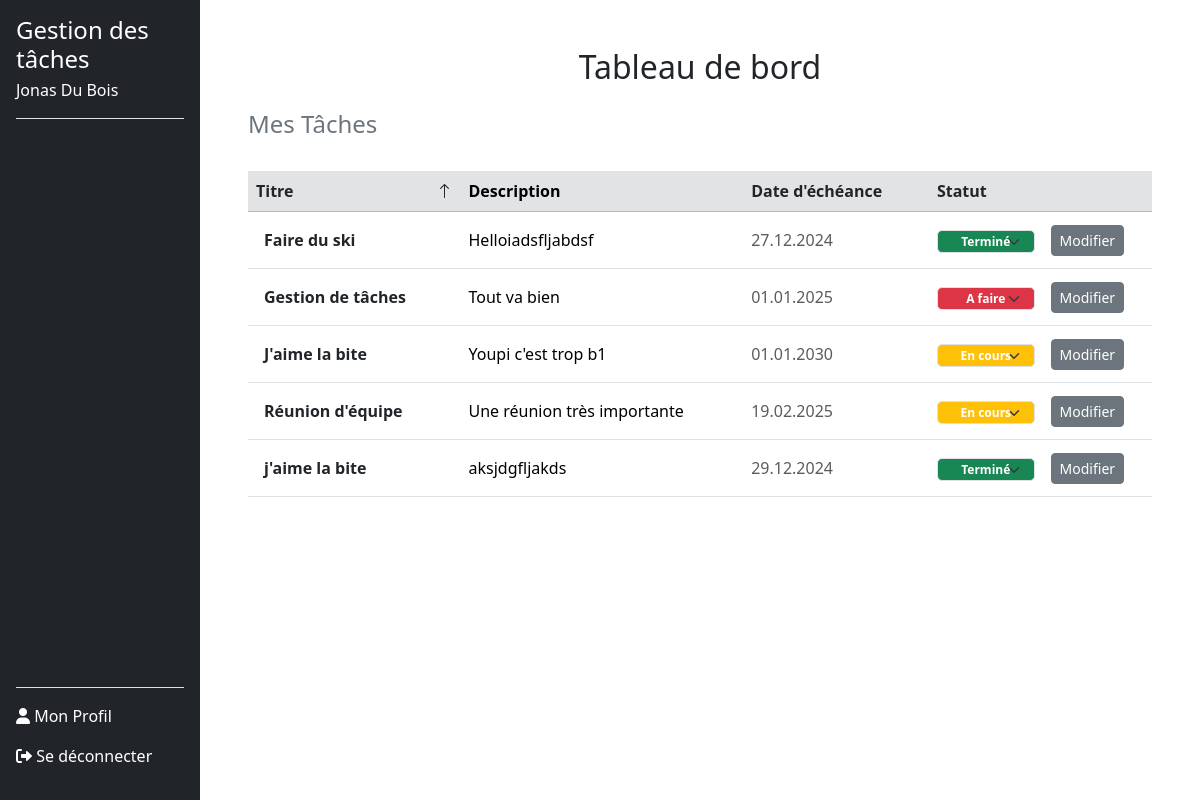
The page /dashboard.php?sort=title&order=ASC (signed in) on the database its author committed.
### tables this page shows
CREATE TABLE users (
        id INTEGER PRIMARY KEY AUTOINCREMENT,
        nom VARCHAR(120) NOT NULL,
        prenom VARCHAR(120) NOT NULL,
        email VARCHAR(120) NOT NULL UNIQUE,
        noTel VARCHAR(20) NOT NULL UNIQUE,
        motDePasse VARCHAR(255) NOT NULL,
        token VARCHAR(255) DEFAULT NULL,
        is_confirmed BOOLEAN DEFAULT 0
    );

CREATE TABLE tasks (
        id INTEGER PRIMARY KEY AUTOINCREMENT,
        userId INTEGER NOT NULL,
        titre TEXT NOT NULL,
        description TEXT DEFAULT NULL,
        dateEcheance DATE DEFAULT NULL,
        statut TEXT CHECK(statut IN ('a_faire', 'en_cours', 'termine')) DEFAULT 'a_faire',
        createdAt TIMESTAMP DEFAULT CURRENT_TIMESTAMP, 
        FOREIGN KEY (userId) REFERENCES users(id) ON DELETE CASCADE
    );

### src/dbManager/DbManagerCRUD.php (called while the page is built, shortened)
<?php
class DbManagerCRUD implements I_ApiCRUD
{
    private $db;
    public function __construct()
    {
        $config = parse_ini_file(__DIR__ . '/../config/db.ini');
        $dsn = $config['dsn'];
        $username = $config['username'];
        $password = $config['password'];
        $this->db = new \PDO($dsn, $username, $password);
    }
    public function rendPersonnes(string $email): array
    {
        $sql = "SELECT * FROM users WHERE email = :email;";
        $stmt = $this->db->prepare($sql);
        $stmt->bindParam(':email', $email, \PDO::PARAM_STR);
        try {
            $stmt->execute();
            $donnees = $stmt->fetchAll(\PDO::FETCH_ASSOC);
            $tabUsers = [];
            foreach ($donnees as $donneesUser) {
                $user = new Users(
                    $donneesUser["prenom"],
                    $donneesUser["nom"],
                    $donneesUser["email"],
                    $donneesUser["noTel"],
                    $donneesUser["motDePasse"],
                    $donneesUser["id"]
                );
                $tabUsers[] = $user;
            }
            return $tabUsers;
        } catch (\PDOException $e) {
            error_log("Erreur lors de la récupération des utilisateurs : " . $e->getMessage());
            return [];
        }
    }
    public function getTasksByUserIdSorted(int $userId, string $sortColumn = 'titre', string $order = 'ASC'): array
    {
        $validSortColumns = ['titre', 'dateEcheance', 'statut'];
        $validOrders = ['ASC', 'DESC'];
        if (!in_array($sortColumn, $validSortColumns)) {
            $sortColumn = 'titre';
        }
        try {
            $query = "
            SELECT t.id, t.titre, t.description, t.dateEcheance, t.statut, t.createdAt
            FROM tasks t
            JOIN task_users tu ON t.id = tu.taskId
            WHERE tu.userId = :userId
            ORDER BY $sortColumn $order
        ";
            $stmt = $this->db->prepare($query);
            $stmt->bindValue(':userId', $userId, \PDO::PARAM_INT);
            $stmt->execute();
            $tasks = [];
            while ($taskData = $stmt->fetch(\PDO::FETCH_ASSOC)) {
                $stmtUsers = $this->db->prepare("SELECT userId FROM task_users WHERE taskId = :taskId");
                $stmtUsers->bindValue(':taskId', $taskData['id']);
                $stmtUsers->execute();
                $userIds = $stmtUsers->fetchAll(\PDO::FETCH_COLUMN);
                $tasks[] = new Task(
                    $taskData['titre'],
                    $taskData['description'],
                    $userIds,
                    $taskData['dateEcheance'],
                    $taskData['statut'],
                    $taskData['id']
                );
            }
            return $tasks;
        } catch (\PDOException $e) {
            throw new \Exception('Erreur lors de la récupération des tâches triées : ' . $e->getMessage());
        }
    }
}

### Includes/functions.php (called while the page is built)
<?php
function getUserByEmail($email, $dbManager) {
    $userInfoArray = $dbManager->rendPersonnes($email);
    return !empty($userInfoArray) ? $userInfoArray[0] : null;
}
function getStatusBadgeClass(string $statut): string
{
    $badgeClasses = [
        'À faire' => 'bg-danger',
        'En cours' => 'bg-warning',
        'Terminé' => 'bg-success',
    ];
    return $badgeClasses[$statut] ?? 'bg-secondary';
}
function getSortOrder(string $column): string
{
    $currentOrder = $_GET['order'] ?? 'ASC';
    $currentSort = $_GET['sort'] ?? '';
    if ($currentSort === $column) {
        return $currentOrder === 'ASC' ? 'DESC' : 'ASC';
    }
    return 'ASC';
}
?>

### src/dbManager/Users.php (called while the page is built, shortened)
<?php
class Users {
    private $id;
    private $nom;
    private $prenom;
    public function __construct(string $prenom, string $nom, string $email, string $noTel, string $motDePasse ,int $id = 0) {
        $this->prenom = $prenom;
        $this->nom = $nom;
        $this->id = $id;
    }
    public function rendId(): int {
        return (int)$this->id;
    }
    public function rendPrenom(): string {
        return $this->prenom;
    }
    public function rendNom(): string {
        return $this->nom;
    }
}

### src/dbManager/Task.php (called while the page is built, shortened)
<?php
class Task
{
    private $titre;
    private $description;
    private $dateEcheance;
    private $statut;
    public function __construct(
        string $titre,
        string $description = null,
        array $userIds = null,
        string $dateEcheance = null,
        string $statut = 'a_faire',
        int $id = 0,
    ) {
        $this->titre = $titre;
        $this->description = $description;
        $this->dateEcheance = $dateEcheance;
        $this->statut = $statut;
    }
    private function isValidDate(string $date): bool
    {
        $d = DateTime::createFromFormat('Y-m-d', $date);
        return $d && $d->format('Y-m-d') === $date;
    }
    public function rendTitre(): string
    {
        return $this->titre;
    }
    public function rendDescription(): ?string
    {
        return $this->description;
    }
    public function getFormattedDateEcheance(): ?string
    {
        if ($this->dateEcheance) {
            $d = DateTime::createFromFormat('Y-m-d', $this->dateEcheance);
            return $d ? $d->format('d.m.Y') : null;
        }
        return null;
    }
    public function getFormattedStatut(): string
    {
        $statutTraduction = [
            'a_faire' => 'À faire',
            'en_cours' => 'En cours',
            'termine' => 'Terminé',
        ];
        return $statutTraduction[$this->statut] ?? 'Inconnu';
    }
}

### dashboard.php (the view, shortened to what this page needs)
<?php
require_once 'includes/functions.php';
$dbManager = new DbManagerCRUD();
$email = $_SESSION['email_user'] ?? null;
$userInfo = getUserByEmail($email, $dbManager);
$userId = $userInfo->rendId();
$sortColumn = $_GET['sort'] ?? 'title';
$order = $_GET['order'] ?? 'ASC';
$taches = $dbManager->getTasksByUserIdSorted($userId, $sortColumn, $order);
?>
<!DOCTYPE html>
<html lang="fr">
<head>
    <link href="https://cdn.jsdelivr.net/npm/bootstrap@5.3.3/dist/css/bootstrap.min.css" rel="stylesheet">
    <link href="https://cdn.jsdelivr.net/npm/bootstrap-icons/font/bootstrap-icons.css" rel="stylesheet">
</head>
<body>
    <div class="container-fluid">
        <div class="row">
            <?php include 'Includes/sidebar.php'; ?>
            <div class="main-content ms-auto col-md-9 col-lg-10 p-5">
                <h2 class="text-center mb-4">Tableau de bord</h2>
                <h4 class="text-secondary">Mes Tâches</h4>
                <?php if (empty($taches)): ?>
                    <div class="alert alert-info mt-4" role="alert">
                        <p>Aucune tâche assignée pour le moment.</p>
                    </div>
                <?php else: ?>
                    <div class="table-responsive pt-4">
                        <table class="table table-hover align-middle">
                            <thead class="table-secondary">
                                <tr>
                                    <th scope="col">
                                        <a href="?sort=title&order=<?php echo getSortOrder('title'); ?>" class="text-decoration-none text-dark">
                                            Titre
                                            <i class="bi <?php echo $sortColumn === 'title' ? ($order === 'ASC' ? 'bi-arrow-up' : 'bi-arrow-down') : ''; ?>"></i>
                                        </a>
                                    </th>
                                    <th scope="col">Description</th>
                                    <th scope="col">
                                        <a href="?sort=date_echeance&order=<?php echo getSortOrder('date_echeance'); ?>" class="text-decoration-none text-dark">
                                            Date d'échéance
                                        </a>
                                    </th>
                                    <th scope="col">
                                        <a href="?sort=statut&order=<?php echo getSortOrder('statut'); ?>" class="text-decoration-none text-dark">
                                            Statut
                                        </a>
                                    </th>
                                    <th scope="col"></th>
                                </tr>
                            </thead>
                            <tbody>
                                <?php foreach ($taches as $task): ?>
                                    <tr>
                                        <td scope="row" class="fw-bold text-dark p-3"><?php echo htmlspecialchars($task->rendTitre()); ?></td>
                                        <td class="text-truncate" style="max-width: 300px;">
                                            <?php echo htmlspecialchars($task->rendDescription()); ?>
                                        </td>
                                        <td class="text-muted"><?php echo htmlspecialchars($task->getFormattedDateEcheance()); ?></td>
                                        <td>
                                            <form method="POST" action="">
                                                <select name="statut" class="statutActu form-select text-white badge <?php echo getStatusBadgeClass($task->getFormattedStatut()); ?>" style="max-width: 150px;" onchange="this.form.submit()">
                                                    <?php foreach (['À faire', 'En cours', 'Terminé'] as $status): ?>
                                                        <option value="<?php echo htmlspecialchars($status); ?>" <?php echo $status === $task->getFormattedStatut() ? 'selected' : ''; ?>>
                                                            <?php echo htmlspecialchars($status); ?>
                                                        </option>
                                                    <?php endforeach; ?>
                                                </select>
                                            </form>
                                        </td>
                                        <td>
                                            <form method="GET" action="task_details.php">
                                                <button type="submit" class="btn btn-secondary btn-sm">Modifier</button>
                                            </form>
                                        </td>
                                    </tr>
                                <?php endforeach; ?>
                            </tbody>
                        </table>
                    </div>
                <?php endif; ?>
            </div>
        </div>
    </div>
</body>
</html>

### Includes/sidebar.php (shortened to what this page needs)
<?php
$email = $_SESSION['email_user'];
$dbManager = new DbManagerCRUD();
$users = $dbManager->rendPersonnes($email);
if (!empty($users)) {
    $user = $users[0];
    $userName = $user->rendPrenom() . ' ' . $user->rendNom();
} else {
    $userName = 'Utilisateur inconnu';
}
?>
<link href="https://cdnjs.cloudflare.com/ajax/libs/font-awesome/6.0.0-beta3/css/all.min.css" rel="stylesheet">
<div class="col-md-3 col-lg-2 bg-dark text-white sidebar position-fixed vh-100 d-flex flex-column p-3">
    <div class="border-bottom">
        <h4 class="mb-0">Gestion des tâches</h4>
        <p class="mt-1"><?= htmlspecialchars($userName) ?></p>
    </div>
    <ul class="nav nav-pills flex-column mb-auto pt-3">
    </ul>
    <div class="mt-auto border-top pt-3">
        <a href="profile.php" class="nav-link text-white pb-3<?= basename($_SERVER['PHP_SELF']) == 'profile.php' ? ' active' : '' ?>">
            <i class="fas fa-user"></i> Mon Profil
        </a>
        <a href="logout.php" class="nav-link text-white pb-3">
            <i class="fas fa-sign-out-alt"></i> Se déconnecter
        </a>
    </div>
</div>

### dashboard.php (style rules this page uses)
select { width: 150px; }
select option { background-color: white; color: #000; }
th a { display: flex; align-items: center; justify-content: space-between; text-decoration: none; }
th i { margin-left: 5px; }
td select { padding-right: 20px; }
.statutActu { width: 100%; border-radius: 5px; }
.badge { text-align: center; padding-left: 12px; padding-right: 12px; }
.table th, .table td { vertical-align: middle; }

### rows shown on the page
users: userName "Jonas Du Bois"
tasks: titre "Faire du ski", description "Helloiadsfljabdsf", dateEcheance "27.12.2024", statut "Terminé"
tasks: titre "Gestion de tâches", description "Tout va bien", dateEcheance "01.01.2025", statut "À faire"
tasks: titre "J'aime la bite", description "Youpi c'est trop b1", dateEcheance "01.01.2030", statut "En cours"
tasks: titre "Réunion d'équipe", description "Une réunion très importante", dateEcheance "19.02.2025", statut "En cours"
tasks: titre "j'aime la bite", description "aksjdgfljakds", dateEcheance "29.12.2024", statut "Terminé"
